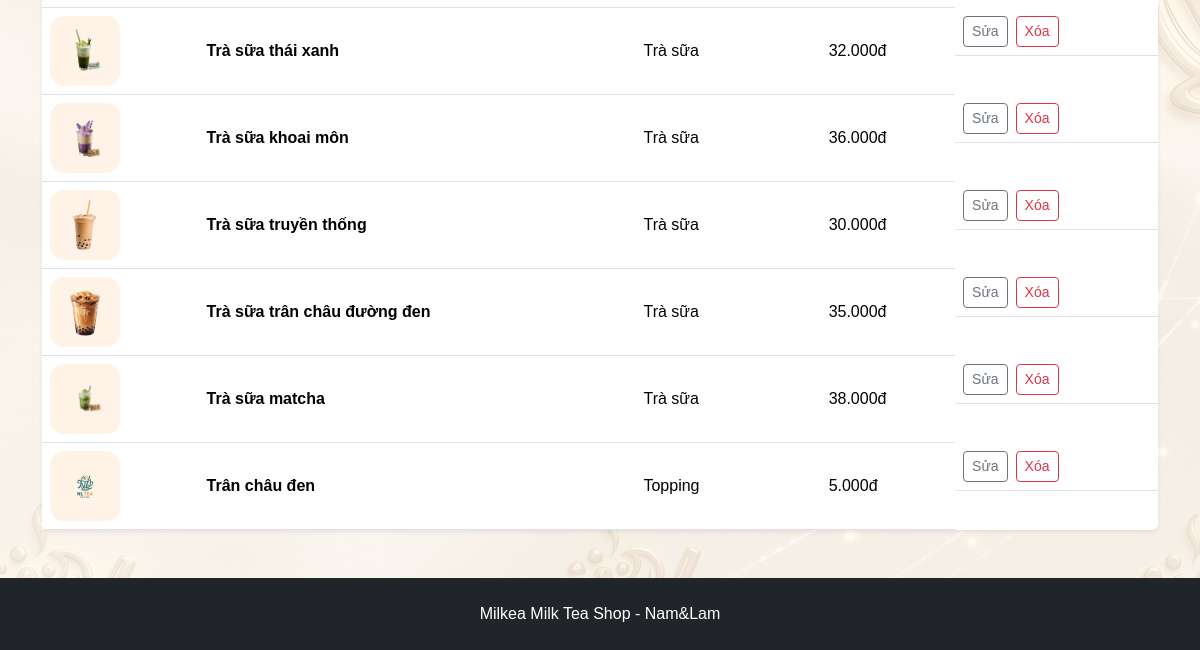
/admin/products (signed in, lower part), run on an earlier commit of the app's database.
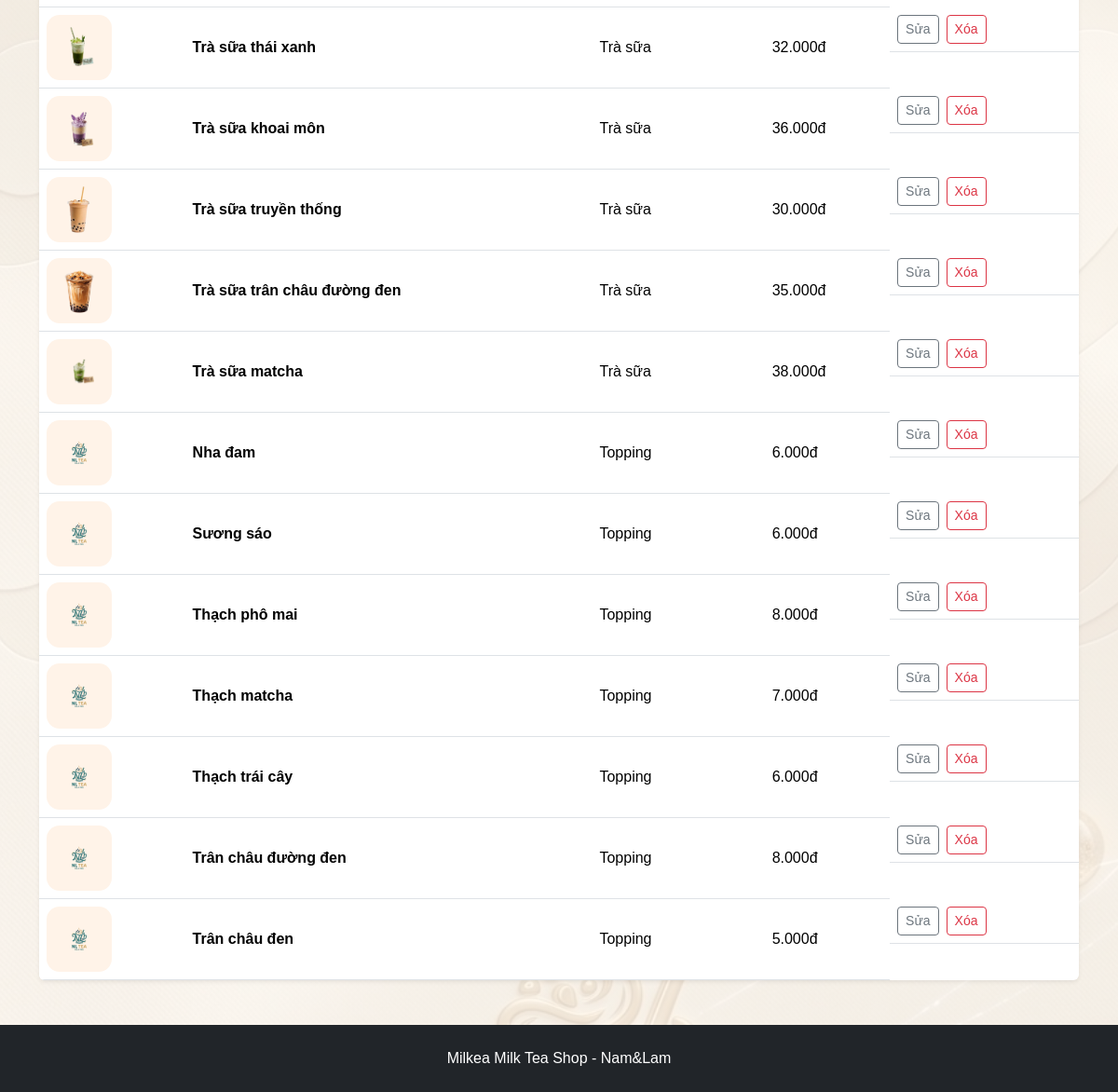
And on a later commit of the database.
### milk_tea_shop/models.py (models this page shows)
class Product(db.Model):
    __tablename__ = "products"
    id = db.Column(db.Integer, primary_key=True)
    name = db.Column(db.String(120), nullable=False)
    category = db.Column(db.String(80), nullable=False)
    size = db.Column(db.String(50), default="M/L")
    topping = db.Column(db.String(120), default="Không")
    price = db.Column(db.Integer, nullable=False)
    description = db.Column(db.Text, default="")
    image = db.Column(db.String(255), default="")
    order_items = db.relationship("OrderItem", backref="product", lazy=True)

### milk_tea_shop/routes.py (the view)
@main_bp.route("/admin/products")
def admin_products():
    if not check_admin():
        return redirect(url_for("main.login"))
    products = Product.query.order_by(Product.id.desc()).all()
    products.sort(key=lambda product: product.category == "Topping")
    return render_template("admin_products.html", products=products)

### milk_tea_shop/routes.py (called while the page is built)
@main_bp.app_context_processor
def send_data_to_html():
    cart = session.get("cart", {})
    cart_count = 0
    for quantity in cart.values():
        try:
            cart_count += int(quantity)
        except:
            pass
    return {
        "money": money,
        "cart_count": cart_count
    }

def check_admin():
    if "user_id" not in session:
        flash("Vui lòng đăng nhập trước.", "warning")
        return False
    if session.get("role") != "admin":
        flash("Bạn không có quyền truy cập trang quản lý.", "danger")
        return False
    return True

### milk_tea_shop/templates/admin_products.html (shortened to what this page needs)
{% extends "base.html" %}
{% block content %}
<section class="container py-5">
    <div class="table-responsive shadow-sm rounded bg-white">
        <table class="table align-middle mb-0">
            <tbody>
                {% for p in products %}
                <tr>
                    <td><img src="{{ url_for('static', filename='images/' + (p.image or 'logo.png')) }}" class="table-img" alt="{{ p.name }}"></td>
                    <td class="fw-semibold">{{ p.name }}</td>
                    <td>{{ p.category }}</td>
                    <td>{{ "{:,.0f}".format(p.price).replace(',', '.') }}đ</td>
                    <td class="d-flex gap-2">
                        <a href="{{ url_for('main.edit_product', product_id=p.id) }}" class="btn btn-sm btn-outline-secondary">Sửa</a>
                        <form method="POST" action="{{ url_for('main.delete_product', product_id=p.id) }}" onsubmit="return confirm('Bạn có chắc muốn xóa món này không?');">
                            <button class="btn btn-sm btn-outline-danger" type="submit">Xóa</button>
                        </form>
                    </td>
                </tr>
                {% else %}
                <tr><td colspan="5" class="text-center text-muted py-4">Chưa có sản phẩm.</td></tr>
                {% endfor %}
            </tbody>
        </table>
    </div>
</section>
{% endblock %}

What changed in the data, as far as the page shows it:
added Product: image (picture), name "Nha đam", category "Topping", price "6.000"
added Product: image (picture), name "Sương sáo", category "Topping", price "6.000"
added Product: image (picture), name "Thạch phô mai", category "Topping", price "8.000"
added Product: image (picture), name "Thạch matcha", category "Topping", price "7.000"
added Product: image (picture), name "Thạch trái cây", category "Topping", price "6.000"
added Product: image (picture), name "Trân châu đường đen", category "Topping", price "8.000"
